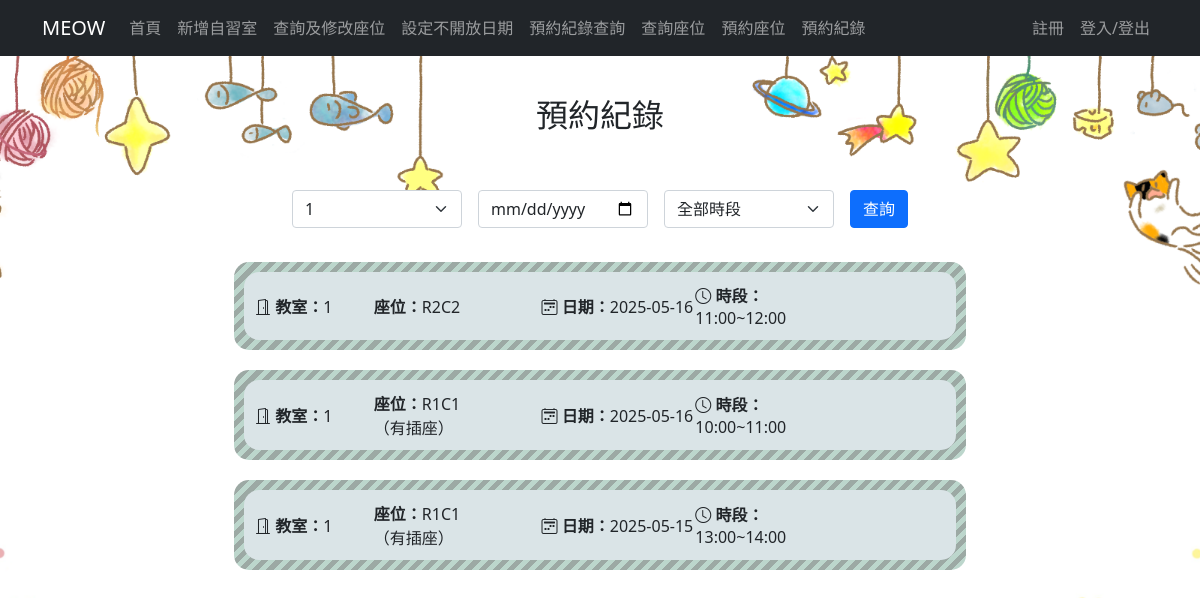
Page /std_viewreserve.php?room=1 (signed in) on the committed database.
### tables this page shows
CREATE TABLE `reserve` (
  `reID` int(11) NOT NULL,
  `userID` int(11) NOT NULL,
  `seatID` int(11) NOT NULL,
  `date` date NOT NULL,
  `time` text NOT NULL,
  `sendMail` tinyint(1) NOT NULL DEFAULT 0
);

CREATE TABLE `seat` (
  `seatID` int(11) NOT NULL,
  `room` text NOT NULL,
  `row` int(11) NOT NULL,
  `col` int(11) NOT NULL,
  `seatr` int(11) NOT NULL,
  `seatc` int(11) NOT NULL,
  `socket` tinyint(1) NOT NULL COMMENT '插座',
  `state` int(11) NOT NULL DEFAULT 0
);

### std_viewreserve.php (the view, shortened to what this page needs)
<?php
require_once("dbconfig.php");
if(!$_SESSION["memberManager"]){
    include("navbar_std.php");
}else{
    include("navbar.php");
}
$userID = $_SESSION["memberId"];
$room = $_GET['room'] ?? '';
$date = $_GET['date'] ?? '';
$roomOptions = [];
$roomRes = $conn->query("SELECT DISTINCT room FROM seat ORDER BY room");
while ($r = $roomRes->fetch_assoc()) $roomOptions[] = $r['room'];
$sql = "SELECT r.*, s.room, s.seatr, s.seatc, s.socket
        FROM reserve r
        JOIN seat s ON r.seatID = s.seatID
        WHERE r.userID = ?";
$types = "i";
$params = [$userID];
if ($room !== '') {
    $sql .= " AND s.room = ?";
    $types .= "s";
    $params[] = $room;
}
$sql .= " ORDER BY r.date DESC, r.time DESC";
$stmt = $conn->prepare($sql);
$stmt->bind_param($types, ...$params);
$stmt->execute();
$result = $stmt->get_result();
?>
<!DOCTYPE html>
<html lang="zh-Hant">
<head>
    <link href="https://cdn.jsdelivr.net/npm/bootstrap@5.0.2/dist/css/bootstrap.min.css" rel="stylesheet">
    <link href="https://cdn.jsdelivr.net/npm/bootstrap-icons@1.10.5/font/bootstrap-icons.css" rel="stylesheet">
</head>
<body class="text-center">
<br><br><br><br>
<h2>預約紀錄</h2>
<br><br>
<form method="GET" class="d-flex justify-content-center mb-4">
    <div class="mx-2" style='width: 170px;'>
        <select name="room" class="form-select">
            <?php foreach ($roomOptions as $opt): ?>
                <option value="<?= $opt ?>" <?= $room === $opt ? 'selected' : '' ?>><?= $opt ?></option>
            <?php endforeach; ?>
        </select>
    </div>
    <div class="mx-2" style='width: 170px;'>
        <input type="date" name="date" class="form-control" value="<?= htmlspecialchars($date) ?>">
    </div>
    <div class="mx-2" style='width: 170px;'>
        <select name="time" class="form-select">
            <option value="">全部時段</option>
        </select>
    </div>
    <button class="btn btn-primary mx-2" type="submit">查詢</button>
</form>
<div class="record-container">
    <?php if ($result->num_rows > 0): ?>
        <?php while ($row = $result->fetch_assoc()): ?>
            <?php
                $socketText = ($row['socket'] == 1) ? '（有插座）' : '';
                $startTime = $row['time'];
                $endTime = date("H:i", strtotime($startTime . " +1 hour"));
                $formattedTime = $startTime . '~' . $endTime;
                $now = new DateTime();
                $reserveDateTime = DateTime::createFromFormat('Y-m-d H:i', $row['date'] . ' ' . $row['time']);
                $isFuture = $reserveDateTime > $now;
            ?>
            <div class="<?= $isFuture ? 'zi_box_1' : 'zi_box_2' ?>">
                <table style="width: 100%;">
                    <tr>
                        <td style="width: 17%;"><i class="bi bi-door-open"></i><strong> 教室：</strong><?= htmlspecialchars($row['room']) ?></td>
                        <td style="width: 24%;"><strong>座位：</strong>R<?= $row['seatr'] ?>C<?= $row['seatc'] ?> <?= $socketText ?></td>
                        <td style="width: 22%;"><i class="bi bi-calendar2-week"></i><strong> 日期：</strong><?= $row['date'] ?></td>
                        <td style="width: 22%;"><i class='bi bi-clock'></i><strong> 時段：</strong><?= $formattedTime ?></td>
                        <td style="width: 14%; vertical-align: middle; text-align: center;">
                        </td>
                    </tr>
                </table>
            </div>
        <?php endwhile; ?>
    <?php else: ?>
        <img src="image/nodata.png" style="width:450px;" />
    <?php endif; ?>
</div>
</body>
</html>

### std_viewreserve.php (style rules this page uses)
body { background-image: url("image/back3.png"); background-repeat: no-repeat; background-position: top center; background-attachment: fixed; background-size: 1500px; }
.record-container { display: flex; justify-content: center; flex-wrap: wrap; }
.zi_box_1, .zi_box_2 { border-radius: 15px; margin: 10px 30px; padding: 20px; position: relative; z-index: 0; width: 61%; }
.zi_box_1:before, .zi_box_2:before { border-radius: 15px; content: ''; position: absolute; top: 0; bottom: 0; left: 0; right: 0; z-index: -2; }
.zi_box_2:before { background: repeating-linear-gradient(-45deg,rgb(156, 169, 164),rgb(156, 169, 164) 5px, rgb(188, 214, 204) 0, rgb(188, 214, 204) 10px); }
.zi_box_2:after { background: rgb(218, 228, 231); }
.zi_box_1:after, .zi_box_2:after { border-radius: 15px; content: ''; position: absolute; top: 10px; bottom: 10px; left: 10px; right: 10px; z-index: -1; }

### rows in the picture
reserve: seatID.room "1", seatID.seatr "2", seatID.seatc "2", date "2025-05-16", time "11:00~12:00"
reserve: seatID.room "1", seatID.seatr "1", seatID.seatc "1", seatID.socket "（有插座）", date "2025-05-16", time "10:00~11:00"
reserve: seatID.room "1", seatID.seatr "1", seatID.seatc "1", seatID.socket "（有插座）", date "2025-05-15", time "13:00~14:00"

### other values in the picture
form field room "1"
